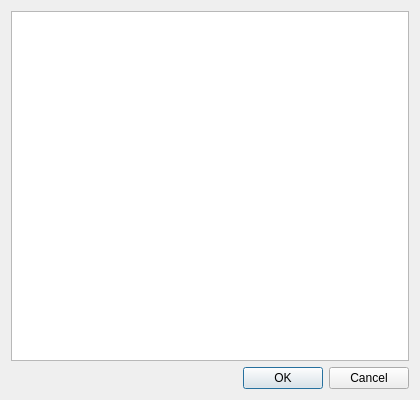
<?xml version="1.0" encoding="UTF-8"?>
<ui version="4.0">
 <class>MapLayerSelectionDialog</class>
 <widget class="QDialog" name="MapLayerSelectionDialog">
  <property name="geometry">
   <rect>
    <x>0</x>
    <y>0</y>
    <width>420</width>
    <height>400</height>
   </rect>
  </property>
  <property name="minimumSize">
   <size>
    <width>420</width>
    <height>0</height>
   </size>
  </property>
  <property name="windowTitle">
   <string>Map Layer Configuration</string>
  </property>
  <layout class="QVBoxLayout" name="mainLayout" stretch="1,0">
   <property name="spacing">
    <number>6</number>
   </property>
   <item>
    <widget class="QTableWidget" name="table">
     <property name="selectionMode">
      <enum>QAbstractItemView::NoSelection</enum>
     </property>
     <property name="editTriggers">
      <set>QAbstractItemView::NoEditTriggers</set>
     </property>
     <property name="selectionBehavior">
      <enum>QAbstractItemView::SelectRows</enum>
     </property>
     <attribute name="horizontalHeaderStretchLastSection">
      <bool>true</bool>
     </attribute>
     <attribute name="verticalHeaderVisible">
      <bool>false</bool>
     </attribute>
    </widget>
   </item>
   <item>
    <widget class="QDialogButtonBox" name="buttonBox">
     <property name="standardButtons">
      <set>QDialogButtonBox::Cancel|QDialogButtonBox::Ok</set>
     </property>
    </widget>
   </item>
  </layout>
 </widget>
 <resources/>
 <connections/>
</ui>
